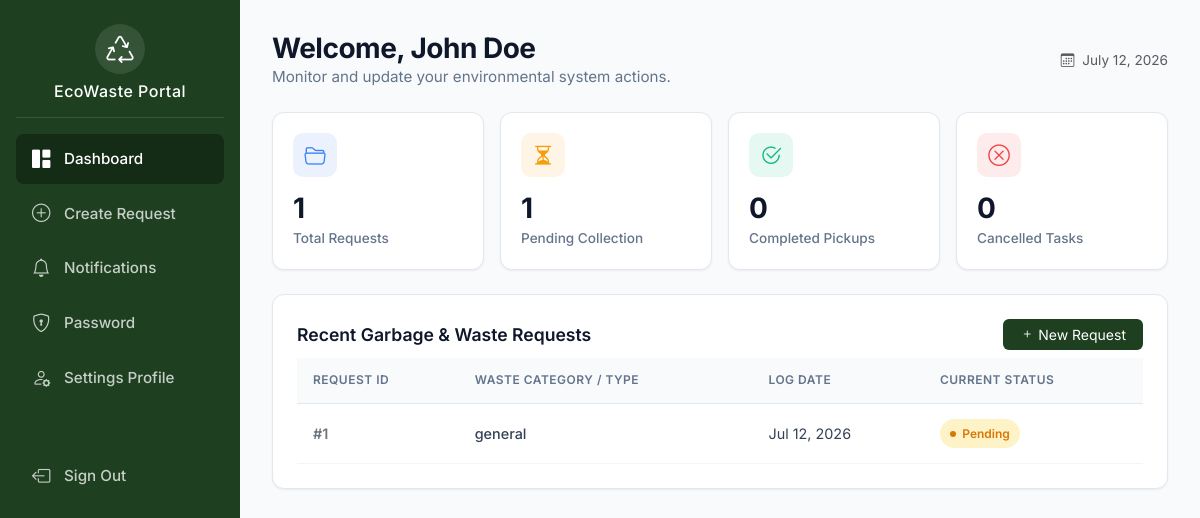
The app's page /Resident.php (signed in) with its own data.
### tables this page shows
CREATE TABLE users (
    user_id INT PRIMARY KEY AUTO_INCREMENT,
    fullname VARCHAR(100) NOT NULL,
    email VARCHAR(100) UNIQUE NOT NULL,
    phone VARCHAR(20) NOT NULL,
    password VARCHAR(255) NOT NULL,
    role ENUM('admin', 'resident', 'collector', 'recycling_staff') NOT NULL DEFAULT 'resident',
    profile_image VARCHAR(255) DEFAULT NULL,
    is_active BOOLEAN DEFAULT TRUE,
    last_login DATETIME DEFAULT NULL,
    created_at TIMESTAMP DEFAULT CURRENT_TIMESTAMP,
    updated_at TIMESTAMP DEFAULT CURRENT_TIMESTAMP ON UPDATE CURRENT_TIMESTAMP,
    INDEX idx_email (email),
    INDEX idx_role (role),
    INDEX idx_is_active (is_active)
);

CREATE TABLE residents (
    resident_id INT PRIMARY KEY AUTO_INCREMENT,
    user_id INT NOT NULL,
    address TEXT NOT NULL,
    city VARCHAR(50) NOT NULL,
    state VARCHAR(50) DEFAULT NULL,
    zip_code VARCHAR(20) DEFAULT NULL,
    latitude DECIMAL(10, 8) DEFAULT NULL,
    longitude DECIMAL(11, 8) DEFAULT NULL,
    preferred_collection_day ENUM('monday', 'tuesday', 'wednesday', 'thursday', 'friday', 'saturday', 'sunday') DEFAULT NULL,
    created_at TIMESTAMP DEFAULT CURRENT_TIMESTAMP,
    updated_at TIMESTAMP DEFAULT CURRENT_TIMESTAMP ON UPDATE CURRENT_TIMESTAMP,
    FOREIGN KEY (user_id) REFERENCES users(user_id) ON DELETE CASCADE,
    INDEX idx_user_id (user_id),
    INDEX idx_city (city)
);

CREATE TABLE waste_requests (
    request_id INT PRIMARY KEY AUTO_INCREMENT,
    resident_id INT NOT NULL,
    waste_type ENUM('general', 'recyclable', 'organic', 'hazardous', 'electronic', 'construction', 'medical') NOT NULL,
    description TEXT,
    image VARCHAR(255) DEFAULT NULL,
    location TEXT NOT NULL,
    latitude DECIMAL(10, 8) DEFAULT NULL,
    longitude DECIMAL(11, 8) DEFAULT NULL,
    estimated_quantity DECIMAL(10, 2) DEFAULT NULL COMMENT 'Estimated quantity in kg',
    urgency ENUM('low', 'medium', 'high', 'emergency') DEFAULT 'medium',
    request_date TIMESTAMP DEFAULT CURRENT_TIMESTAMP,
    preferred_date DATE DEFAULT NULL,
    preferred_time TIME DEFAULT NULL,
    status ENUM('pending', 'approved', 'assigned', 'in_progress', 'completed', 'cancelled', 'rejected') DEFAULT 'pending',
    admin_notes TEXT DEFAULT NULL,
    completed_at DATETIME DEFAULT NULL,
    created_at TIMESTAMP DEFAULT CURRENT_TIMESTAMP,
    updated_at TIMESTAMP DEFAULT CURRENT_TIMESTAMP ON UPDATE CURRENT_TIMESTAMP,
    FOREIGN KEY (resident_id) REFERENCES residents(resident_id) ON DELETE CASCADE,
    INDEX idx_resident_id (resident_id),
    INDEX idx_status (status),
    INDEX idx_waste_type (waste_type),
    INDEX idx_request_date (request_date),
    INDEX idx_urgency (urgency)
);

### Resident.php (the view, shortened to what this page needs)
<?php
include("Connection.php");
$user_id = $_SESSION['user_id'];
$userQuery = mysqli_query($conn, "SELECT * FROM users WHERE user_id='$user_id'");
$user = mysqli_fetch_assoc($userQuery);
$resQuery = mysqli_query($conn, "SELECT resident_id FROM residents WHERE user_id='$user_id'");
$resident = mysqli_fetch_assoc($resQuery);
$resident_id = $resident ? $resident['resident_id'] : 0;
function countQuery($conn, $sql){
    $result = mysqli_query($conn,$sql);
    return mysqli_fetch_assoc($result)['total'] ?? 0;
}
$total     = countQuery($conn, "SELECT COUNT(*) AS total FROM waste_requests WHERE resident_id='$resident_id'");
$pending   = countQuery($conn, "SELECT COUNT(*) AS total FROM waste_requests WHERE resident_id='$resident_id' AND status='pending'");
$completed = countQuery($conn, "SELECT COUNT(*) AS total FROM waste_requests WHERE resident_id='$resident_id' AND status='completed'");
$cancelled = countQuery($conn, "SELECT COUNT(*) AS total FROM waste_requests WHERE resident_id='$resident_id' AND status='cancelled'");
$requests = mysqli_query($conn, "SELECT * FROM waste_requests WHERE resident_id='$resident_id' ORDER BY request_id DESC LIMIT 5");
?>
<!DOCTYPE html>
<html lang="en">
<head>
    <link href="https://cdn.jsdelivr.net/npm/bootstrap@5.3.3/dist/css/bootstrap.min.css" rel="stylesheet">
    <link href="https://cdn.jsdelivr.net/npm/bootstrap-icons/font/bootstrap-icons.css" rel="stylesheet">
</head>
<body>
<div class="sidebar">
    <div class="logo-box text-center">
        <div class="bi bi-recycle text-white fs-3 mb-2 mx-auto" style="display:none; width:50px; height:50px; line-height:50px; background: rgba(255,255,255,0.1); border-radius: 50%;"></div>
        <h6 class="m-0 font-weight-bold" style="letter-spacing: 0.5px;">EcoWaste Portal</h6>
    </div>
    <nav>
        <a href="Dashboard.php" class="active"><i class="bi bi-grid-1x2-fill"></i> Dashboard</a>
        <a href="Create_Request.php"><i class="bi bi-plus-circle"></i> Create Request</a>
        <a href="Notifications.php"><i class="bi bi-bell"></i> Notifications</a>
        <a href="Change_Password.php"><i class="bi bi-shield-lock"></i> Password</a>
        <a href="Profile.php"><i class="bi bi-person-gear"></i> Settings Profile</a>
        <a href="Logout.php" class="logout-btn mt-5"><i class="bi bi-box-arrow-left"></i> Sign Out</a>
    </nav>
</div>
<div class="main-content">
    <div class="d-flex justify-content-between align-items-center mb-4">
        <div>
            <h3 class="welcome-title mb-0">Welcome, <?php echo htmlspecialchars($user['fullname']); ?></h3>
            <p class="welcome-subtitle mb-0">Monitor and update your environmental system actions.</p>
        </div>
        <div class="text-end text-muted d-none d-sm-block" style="font-size: 0.85rem;">
            <i class="bi bi-calendar3 me-1"></i> <?php echo date('F d, Y'); ?>
        </div>
    </div>
    <div class="row g-3">
        <div class="col-6 col-md-3">
            <div class="card stat-card stat-total">
                <div class="stat-icon-box"><i class="bi bi-folder2-open"></i></div>
                <div class="stat-num"><?php echo $total; ?></div>
                <p class="stat-label">Total Requests</p>
            </div>
        </div>
        <div class="col-6 col-md-3">
            <div class="card stat-card stat-pending">
                <div class="stat-icon-box"><i class="bi bi-hourglass-split"></i></div>
                <div class="stat-num"><?php echo $pending; ?></div>
                <p class="stat-label">Pending Collection</p>
            </div>
        </div>
        <div class="col-6 col-md-3">
            <div class="card stat-card stat-completed">
                <div class="stat-icon-box"><i class="bi bi-check2-circle"></i></div>
                <div class="stat-num"><?php echo $completed; ?></div>
                <p class="stat-label">Completed Pickups</p>
            </div>
        </div>
        <div class="col-6 col-md-3">
            <div class="card stat-card stat-cancelled">
                <div class="stat-icon-box"><i class="bi bi-x-circle"></i></div>
                <div class="stat-num"><?php echo $cancelled; ?></div>
                <p class="stat-label">Cancelled Tasks</p>
            </div>
        </div>
    </div>
    <div class="card mt-4 p-4">
        <div class="d-flex justify-content-between align-items-center mb-2">
            <h5 class="table-card-title m-0">Recent Garbage & Waste Requests</h5>
            <a href="Create_Request.php" class="btn btn-sm px-3 text-white" style="background-color: var(--sidebar-bg); border-radius: 6px;">
                <i class="bi bi-plus"></i> New Request
            </a>
        </div>
        <div class="table-responsive">
            <table class="table table-hover alignment-middle">
                <thead>
                    <tr>
                        <th>Request ID</th>
                        <th>Waste Category / Type</th>
                        <th>Log Date</th>
                        <th>Current Status</th>
                    </tr>
                </thead>
                <tbody>
                    <?php
                    if(mysqli_num_rows($requests) > 0) {
                        while($row = mysqli_fetch_assoc($requests)) {
                    ?>
                        <tr>
                            <td class="fw-semibold text-secondary">#<?php echo $row['request_id']; ?></td>
                            <td class="fw-medium"><?php echo htmlspecialchars($row['waste_type']); ?></td>
                            <td><?php echo date('M d, Y', strtotime($row['request_date'])); ?></td>
                            <td>
                                <?php
                                $status = strtolower($row['status']);
                                if($status == "pending"){
                                    echo "<span class='status-badge badge-pending'>Pending</span>";
                                }
                                elseif($status == "completed"){
                                    echo "<span class='status-badge badge-completed'>Completed</span>";
                                }
                                elseif($status == "cancelled"){
                                    echo "<span class='status-badge badge-cancelled'>Cancelled</span>";
                                }
                                else{
                                    echo "<span class='status-badge badge-default'>".htmlspecialchars($row['status'])."</span>";
                                }
                                ?>
                            </td>
                        </tr>
                    <?php
                        }
                    } else {
                        echo "<tr><td colspan='4' class='text-center py-4 text-muted'>No waste records found for your account.</td></tr>";
                    }
                    ?>
                </tbody>
            </table>
        </div>
    </div>
</div>
</body>
</html>

### Resident.php (style rules this page uses)
:root { --sidebar-bg: #1E3F20; --sidebar-hover: #142C16; --body-bg: #F8FAFC; --card-border: #E2E8F0; --text-dark: #0F172A; --text-muted: #64748B; --accent-blue: #3B82F6; --accent-amber: #F59E0B; --accent-emerald: #10B981; --accent-rose: #EF4444; }
body { background-color: var(--body-bg); font-family: 'Inter', sans-serif; color: var(--text-dark); margin: 0; }
.sidebar { min-height: 100vh; background-color: var(--sidebar-bg); color: #ffffff; padding: 1.5rem 1rem; position: fixed; width: 240px; z-index: 100; }
.logo-box { padding-bottom: 1rem; margin-bottom: 1rem; border-bottom: 1px solid rgba(255, 255, 255, 0.12); }
.sidebar a { color: rgba(255, 255, 255, 0.75); text-decoration: none; display: flex; align-items: center; padding: 0.7rem 1rem; border-radius: 8px; font-weight: 500; font-size: 0.95rem; margin-bottom: 0.3rem; transition: all 0.2s ease; }
.sidebar a i { font-size: 1.15rem; margin-right: 0.85rem; }
.sidebar a:hover, .sidebar a.active { background-color: var(--sidebar-hover); color: #ffffff; }
.main-content { margin-left: 240px; padding: 2rem; width: calc(100% - 240px); }
.welcome-title { font-weight: 700; letter-spacing: -0.5px; }
.welcome-subtitle { color: var(--text-muted); font-size: 0.95rem; }
.card { border: 1px solid var(--card-border); border-radius: 12px; background: #ffffff; box-shadow: 0 1px 3px 0 rgba(0, 0, 0, 0.05), 0 1px 2px -1px rgba(0, 0, 0, 0.05); }
.stat-card { padding: 1.25rem; position: relative; overflow: hidden; }
.stat-icon-box { width: 44px; height: 44px; border-radius: 10px; display: flex; align-items: center; justify-content: center; font-size: 1.35rem; font-weight: bold; margin-bottom: 1rem; }
.stat-num { font-size: 1.75rem; font-weight: 700; color: var(--text-dark); line-height: 1.1; margin-bottom: 0.25rem; }
.stat-label { color: var(--text-muted); font-size: 0.85rem; font-weight: 500; margin: 0; }
.stat-total .stat-icon-box { background: rgba(59, 130, 246, 0.1); color: var(--accent-blue); }
.stat-pending .stat-icon-box { background: rgba(245, 158, 11, 0.1); color: var(--accent-amber); }
.stat-completed .stat-icon-box { background: rgba(16, 185, 129, 0.1); color: var(--accent-emerald); }
.stat-cancelled .stat-icon-box { background: rgba(239, 68, 68, 0.1); color: var(--accent-rose); }
.table-card-title { font-size: 1.1rem; font-weight: 600; color: var(--text-dark); margin-bottom: 1rem; }
.table { margin-bottom: 0; vertical-align: middle; }
.table th { font-weight: 600; text-transform: uppercase; font-size: 0.75rem; letter-spacing: 0.5px; color: var(--text-muted); background-color: #F8FAFC; padding: 0.85rem 1rem; border-bottom: 1px solid var(--card-border); }
.table td { padding: 0.95rem 1rem; font-size: 0.9rem; color: #334155; border-bottom: 1px solid #F1F5F9; }
.status-badge { padding: 0.35rem 0.65rem; font-size: 0.75rem; font-weight: 600; border-radius: 30px; display: inline-flex; align-items: center; }
.status-badge::before { content: ''; width: 6px; height: 6px; border-radius: 50%; margin-right: 6px; display: inline-block; }
.badge-pending { background-color: #FEF3C7; color: #D97706; }
.badge-pending::before { background-color: #D97706; }

### records on screen
users: fullname "John Doe"
residents: resident_id "1"
waste_requests: request_id "1", waste_type "general", request_date "Jul 12, 2026", status "Pending"

### other values on screen
$completed "0"
$cancelled "0"
